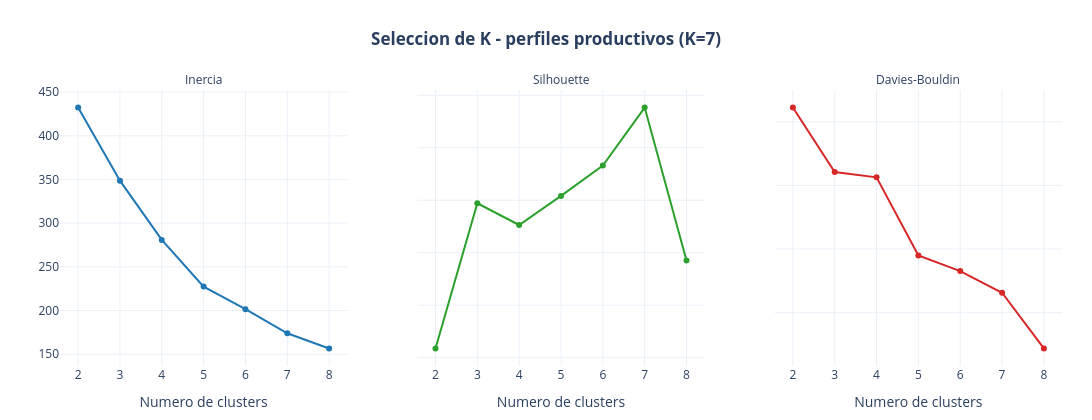

This figure's notebook cell:
### Markdown cell above
### B.1 Métricas: selección de K, Silhouette y robustez (ARI)

### Code cell
# ====================================================================
# KMeans sobre perfiles productivos + seleccion de K
# ====================================================================
km_df_perfil = eval_kmeans_range(X_perfil, k_range=range(2, 9))
K_PERFIL, motivo_perfil = elegir_k(km_df_perfil)
plot_k_selection(km_df_perfil, f"Seleccion de K - perfiles productivos (K={K_PERFIL})")
print(f"K optimo: {K_PERFIL} ({motivo_perfil})")

km_perfil = KMeans(n_clusters=K_PERFIL, random_state=42, n_init=10)
df_perfil["cluster"] = km_perfil.fit_predict(X_perfil)
sil_perfil = silhouette_score(X_perfil, df_perfil["cluster"])
db_perfil = davies_bouldin_score(X_perfil, df_perfil["cluster"])
print(f"KMeans K={K_PERFIL} | Silhouette={sil_perfil:.3f} | Davies-Bouldin={db_perfil:.3f}")

### Figure 1 — Plotly figure (JSON) as saved in the notebook; plotly's stock layout.template omitted (floating-point values rounded to 4 significant figures)
{"data": [{"hovertemplate": "metrica=Inercia<br>k=%{x}<br>valor=%{y}<extra></extra>", "legendgroup": "Inercia", "line": {"color": "#1f77b4", "dash": "solid"}, "marker": {"symbol": "circle"}, "mode": "lines+markers", "name": "Inercia", "orientation": "v", "showlegend": true, "type": "scatter", "x": [2, 3, 4, 5, 6, 7, 8], "xaxis": "x", "y": [432.4, 348.7, 280.8, 227.4, 201.5, 173.9, 156.6], "yaxis": "y"}, {"hovertemplate": "metrica=Silhouette<br>k=%{x}<br>valor=%{y}<extra></extra>", "legendgroup": "Silhouette", "line": {"color": "#2ca02c", "dash": "solid"}, "marker": {"symbol": "circle"}, "mode": "lines+markers", "name": "Silhouette", "orientation": "v", "showlegend": true, "type": "scatter", "x": [2, 3, 4, 5, 6, 7, 8], "xaxis": "x2", "y": [0.2617, 0.2894, 0.2853, 0.2908, 0.2966, 0.3077, 0.2785], "yaxis": "y2"}, {"hovertemplate": "metrica=Davies-Bouldin<br>k=%{x}<br>valor=%{y}<extra></extra>", "legendgroup": "Davies-Bouldin", "line": {"color": "#d62728", "dash": "solid"}, "marker": {"symbol": "circle"}, "mode": "lines+markers", "name": "Davies-Bouldin", "orientation": "v", "showlegend": true, "type": "scatter", "x": [2, 3, 4, 5, 6, 7, 8], "xaxis": "x3", "y": [1.445, 1.242, 1.225, 0.9802, 0.9308, 0.8626, 0.6875], "yaxis": "y3"}], "layout": {"annotations": [{"font": {"size": 12}, "showarrow": false, "text": "Inercia", "x": 0.1433, "xanchor": "center", "xref": "paper", "y": 1.0, "yanchor": "bottom", "yref": "paper"}, {"font": {"size": 12}, "showarrow": false, "text": "Silhouette", "x": 0.5, "xanchor": "center", "xref": "paper", "y": 1.0, "yanchor": "bottom", "yref": "paper"}, {"font": {"size": 12}, "showarrow": false, "text": "Davies-Bouldin", "x": 0.8567, "xanchor": "center", "xref": "paper", "y": 1.0, "yanchor": "bottom", "yref": "paper"}], "height": 420, "legend": {"title": {"text": "metrica"}, "tracegroupgap": 0}, "margin": {"b": 50, "l": 60, "r": 30, "t": 90}, "showlegend": false, "title": {"font": {"size": 17}, "text": "<b>Seleccion de K - perfiles productivos (K=7)</b>", "x": 0.5, "xanchor": "center"}, "width": 1250, "xaxis": {"anchor": "y", "domain": [0.0, 0.2867], "dtick": 1, "title": {"text": "Numero de clusters"}}, "xaxis2": {"anchor": "y2", "domain": [0.3567, 0.6433], "dtick": 1, "matches": "x", "title": {"text": "Numero de clusters"}}, "xaxis3": {"anchor": "y3", "domain": [0.7133, 1.0], "dtick": 1, "matches": "x", "title": {"text": "Numero de clusters"}}, "yaxis": {"anchor": "x", "domain": [0.0, 1.0], "title": {"text": ""}}, "yaxis2": {"anchor": "x2", "domain": [0.0, 1.0], "showticklabels": false, "title": {"text": ""}}, "yaxis3": {"anchor": "x3", "domain": [0.0, 1.0], "showticklabels": false, "title": {"text": ""}}}}
